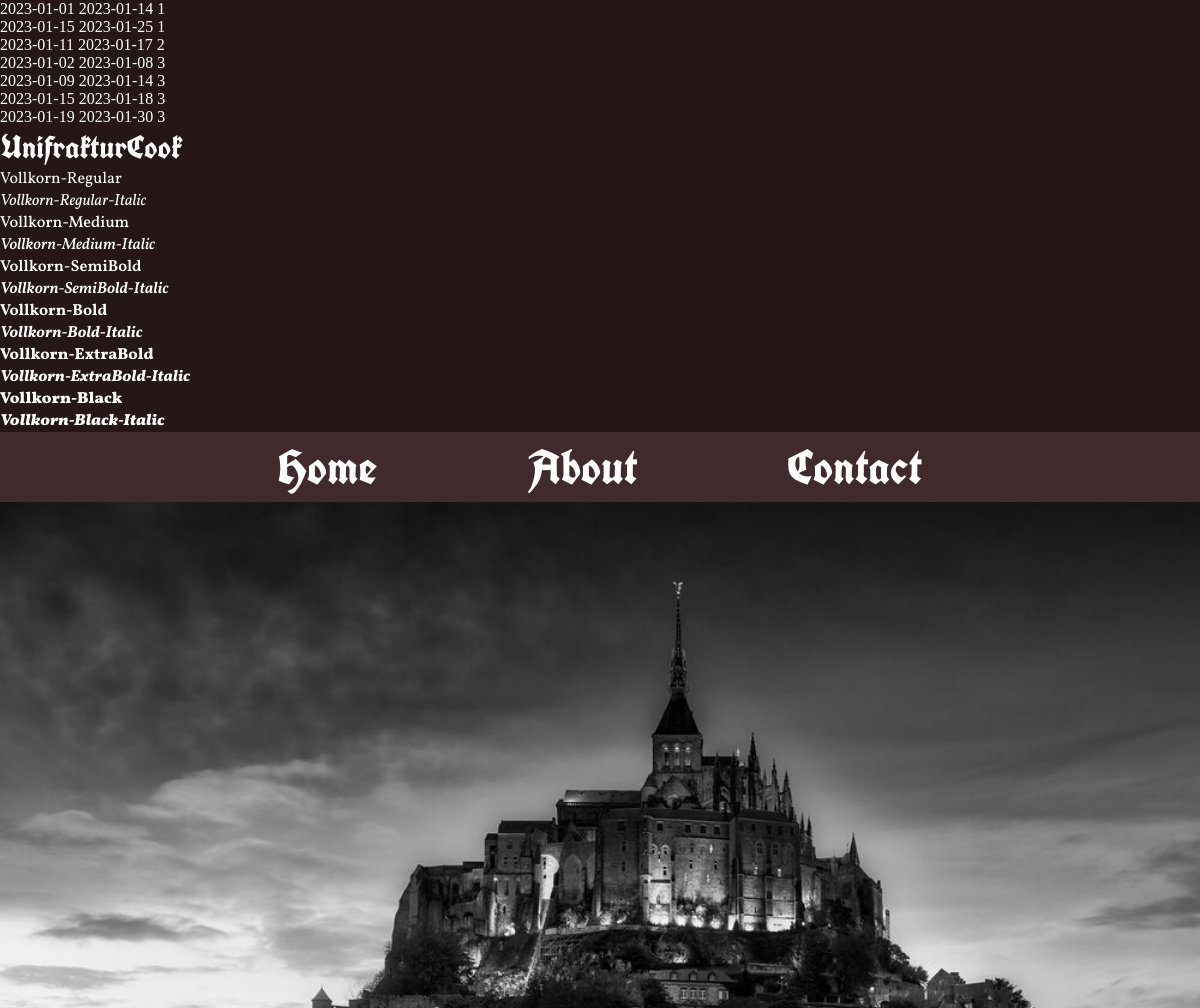
Before: / (upper part) with the older database file.
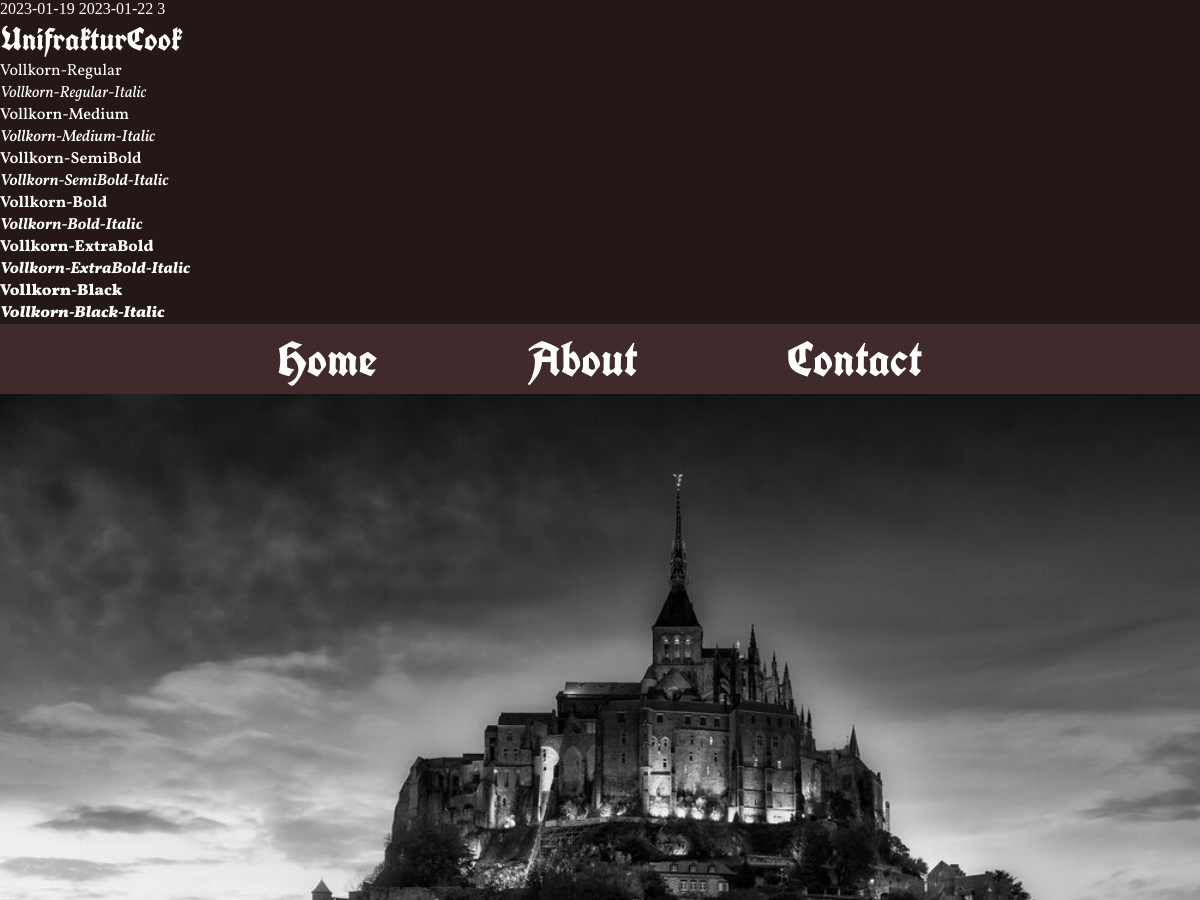
After: the same page with the newer database file.
### tables this page shows
CREATE TABLE reservations (
    id INTEGER PRIMARY KEY AUTOINCREMENT,
    arrival_date DATE,
    departure_date DATE,
    room_id INTEGER,
    info_id INTEGER,
    FOREIGN KEY (room_id) REFERENCES pricelist(id),
    FOREIGN KEY (info_id) REFERENCES info(id)
);

### hotelFunctions.php (the view, shortened to what this page needs)
<?php
function connect(string $dbName): object
{
    $dbPath = __DIR__ . '/' . $dbName;
    $db = "sqlite:$dbPath";
    try {
        $db = new PDO($db);
        $db->setAttribute(PDO::ATTR_ERRMODE, PDO::ERRMODE_EXCEPTION);
        $db->setAttribute(PDO::ATTR_DEFAULT_FETCH_MODE, PDO::FETCH_ASSOC);
    } catch (PDOException $e) {
        echo "Failed to connect to the database";
        throw $e;
    }
    return $db;
}
function showAvailability(int $room_id)
{
    $db = connect('database.db');
    $statement = $db->prepare(
        "SELECT distinct *
        FROM reservations
        WHERE room_id = ?
        ORDER BY arrival_date"
    );
    $statement->bindParam(1, $room_id, PDO::PARAM_STR);
    $statement->execute();
    $reservations =  $statement->fetchAll(PDO::FETCH_ASSOC);
    return $reservations;
}
function printReservations($roomNr)
{
    foreach ($roomNr as $reservation) {
        echo $reservation['arrival_date'] . " " . $reservation['departure_date'] . " " . $reservation['room_id'] . "<br>";
    }
}

### index.php (shortened to what this page needs)
<?php
require("./hotelFunctions.php");
?>
<!DOCTYPE html>
<html lang="en">
<head>
    <link rel="stylesheet" href="./CSS/global.css">
    <link rel="stylesheet" href="./CSS/main.css">
    <link rel="stylesheet" href="./CSS/typography.css">
    <link rel="stylesheet" href="./CSS/fonts.css">
</head>
<body>
    <?php $budget = showAvailability(1);
    $standard = showAvailability(2);
    $luxury = showAvailability(3);
    printReservations($budget);
    printReservations($luxury);
    ?>
    <div class="font-tests">
        <h1>UnifrakturCook</h1>
        <p class="one">Vollkorn-Regular</p>
        <p class="two">Vollkorn-Regular-Italic</p>
        <p class="three">Vollkorn-Medium</p>
        <p class="four">Vollkorn-Medium-Italic</p>
        <p class="five">Vollkorn-SemiBold</p>
        <p class="six">Vollkorn-SemiBold-Italic</p>
        <p class="seven">Vollkorn-Bold</p>
        <p class="eight">Vollkorn-Bold-Italic</p>
        <p class="nine">Vollkorn-ExtraBold</p>
        <p class="ten">Vollkorn-ExtraBold-Italic</p>
        <p class="eleven">Vollkorn-Black</p>
        <p class="twelve">Vollkorn-Black-Italic</p>
    </div>
    <header>
        <nav>
            <ul>
                <li>Home</li>
                <li>About</li>
                <li>Contact</li>
            </ul>
        </nav>
    </header>
    <main>
        <div class="hero">
            <img src="./Images/le-mont-saint-michel-by-night.jpg" alt="">
        </div>
    </main>
</body>
</html>

### CSS/global.css (style rules this page uses)
:root { --color-black: #000000; --color-white: #ffffff; --color-raisin-black: #241715; --old-burgundy: #402a2c; --old-mauve: #5d2e46; --queen-pink: #d9b8c4; --mountbatten-pink: #957186; --copper-penny: #ad6a6c; --silver-pink: #d0ada7; --champagne-pink: #e8d6cb; --color-wine: #672e2f; --color-dark-purple: #0e0c0c; --color-deep-purple: #211729; --color-plum-purple: #5a3e62; --color-light-purple: #7b5c75; --color-wine-red: #702632; }
* { margin: 0; }

### CSS/main.css (style rules this page uses)
body { background-color: var(--color-raisin-black); color: var(--color-white); }
img { width: 100%; }
nav { width: 100%; height: 70px; background-color: var(--old-burgundy); display: flex; justify-content: center; align-items: center; }
ul { list-style: none; display: flex; justify-content: center; align-items: center; padding: 0; gap: 150px; }

### CSS/typography.css (style rules this page uses)
h1 { font-family: 'UnifrakturCook'; }
.one { font-family: 'Vollkorn-Regular'; }
.two { font-family: 'Vollkorn-Regular-Italic'; }
.three { font-family: 'Vollkorn-Medium'; }
.four { font-family: 'Vollkorn-Medium-Italic'; }
.five { font-family: 'Vollkorn-SemiBold'; }
.six { font-family: 'Vollkorn-SemiBold-Italic'; }
.seven { font-family: 'Vollkorn-Bold'; }
.eight { font-family: 'Vollkorn-Bold-Italic'; }
.nine { font-family: 'Vollkorn-ExtraBold'; }
.ten { font-family: 'Vollkorn-ExtraBold-Italic'; }
.eleven { font-family: 'Vollkorn-Black'; }
.twelve { font-family: 'Vollkorn-Black-Italic'; }
nav { font-family: 'UnifrakturCook'; font-size: 3rem; }

Changed rows visible on the page:
removed reservations: arrival_date "2023-01-01", departure_date "2023-01-14", room "1"
removed reservations: arrival_date "2023-01-15", departure_date "2023-01-25", room "1"
removed reservations: arrival_date "2023-01-11", departure_date "2023-01-17", room "2"
removed reservations: arrival_date "2023-01-02", departure_date "2023-01-08", room "3"
removed reservations: arrival_date "2023-01-09", departure_date "2023-01-14", room "3"
removed reservations: arrival_date "2023-01-15", departure_date "2023-01-18", room "3"
removed reservations: arrival_date "2023-01-19", departure_date "2023-01-30", room "3"
added reservations: arrival_date "2023-01-19", departure_date "2023-01-22", room "3"
